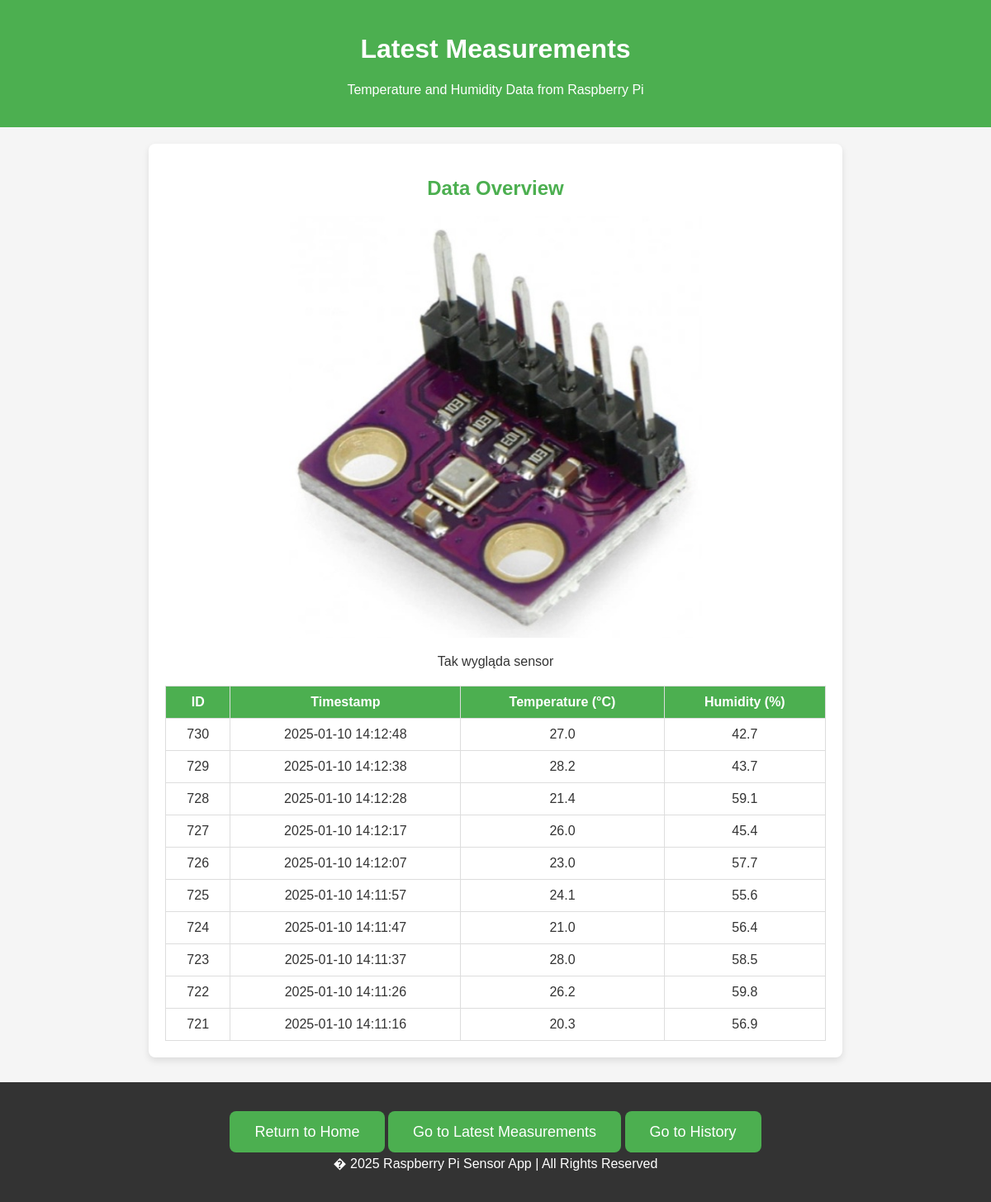
The app's page /measurements_page, older data.
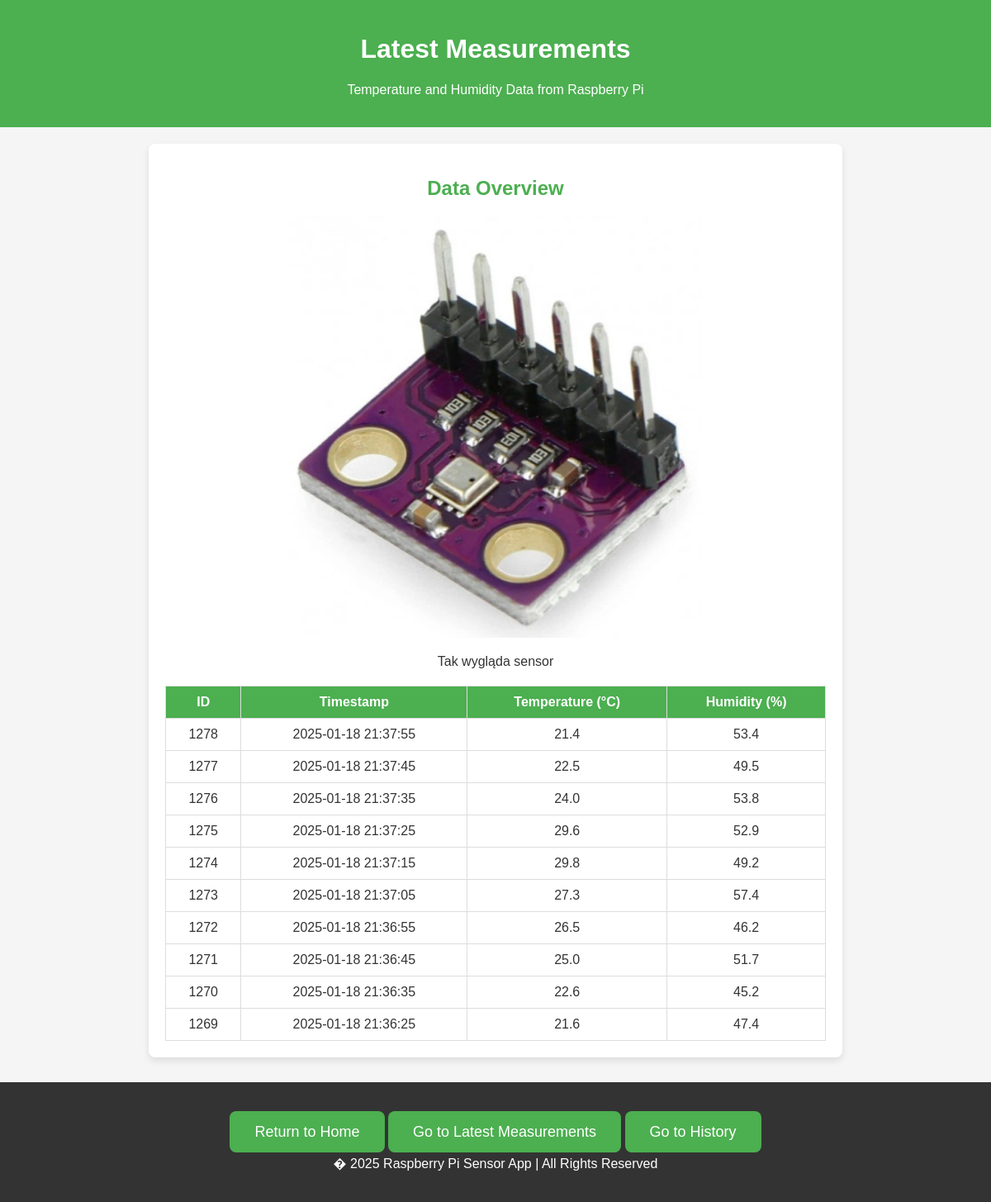
The same page, newer data.
### tables this page shows
CREATE TABLE weather_control (
            id INTEGER PRIMARY KEY AUTOINCREMENT,
            timestamp DATETIME DEFAULT CURRENT_TIMESTAMP,
            temperature REAL,
            humidity REAL
        );

### app.py (the view)
@app.route('/measurements_page')
def measurements_page():
    conn = sqlite3.connect(db_path)
    cursor = conn.cursor()
    cursor.execute("""SELECT * FROM weather_control
                   ORDER BY timestamp DESC LIMIT 10""")
    measurements = cursor.fetchall()
    conn.close()
    return render_template('measurements.html', measurements=measurements)

### templates/measurements.html (shortened to what this page needs)
<!DOCTYPE html>
<html lang="en">
<head>
    <link rel="stylesheet" href="static/css/index.css">
</head>
<body>
    <header>
        <h1 class="welcome-msg">Latest Measurements</h1>
        <p>Temperature and Humidity Data from Raspberry Pi</p>
    </header>
    <div class="container">
        <h2>Data Overview</h2>
        <div class="image-container">
            <img src="static/images/weather.jpg" alt="Weather detector" class="resized-image">
            <p>Tak wygląda sensor</p>
        </div>
        <table>
            <thead>
                <tr>
                    <th>ID</th>
                    <th>Timestamp</th>
                    <th>Temperature (&deg;C)</th>
                    <th>Humidity (%)</th>
                </tr>
            </thead>
            <tbody>
                {% for measurement in measurements %}
                    <tr>
                        <td>{{ measurement[0] }}</td>
                        <td>{{ measurement[1] }}</td>
                        <td>{{ measurement[2] }}</td>
                        <td>{{ measurement[3] }}</td>
                    </tr>
                {% endfor %}
            </tbody>
        </table>
    </div>
    <footer>
        <div class="cta">
            <a href="/" class="button">Return to Home</a>
            <a href="/measurements_page" class="button">Go to Latest Measurements</a>
            <a href="/history_page" class="button">Go to History</a>
        </div>
        <p>� 2025 Raspberry Pi Sensor App | All Rights Reserved</p>
    </footer>
</body>
</html>

Row changes from the older to the newer data that the page shows:
no longer on this page (row unchanged): weather_control: id "730", timestamp "2025-01-10 14:12:48", temperature "27.0", humidity "42.7"
no longer on this page (row unchanged): weather_control: id "729", timestamp "2025-01-10 14:12:38", temperature "28.2", humidity "43.7"
no longer on this page (row unchanged): weather_control: id "728", timestamp "2025-01-10 14:12:28", temperature "21.4", humidity "59.1"
no longer on this page (row unchanged): weather_control: id "727", timestamp "2025-01-10 14:12:17", temperature "26.0", humidity "45.4"
no longer on this page (row unchanged): weather_control: id "726", timestamp "2025-01-10 14:12:07", temperature "23.0", humidity "57.7"
no longer on this page (row unchanged): weather_control: id "725", timestamp "2025-01-10 14:11:57", temperature "24.1", humidity "55.6"
no longer on this page (row unchanged): weather_control: id "724", timestamp "2025-01-10 14:11:47", temperature "21.0", humidity "56.4"
no longer on this page (row unchanged): weather_control: id "723", timestamp "2025-01-10 14:11:37", temperature "28.0", humidity "58.5"
no longer on this page (row unchanged): weather_control: id "722", timestamp "2025-01-10 14:11:26", temperature "26.2", humidity "59.8"
no longer on this page (row unchanged): weather_control: id "721", timestamp "2025-01-10 14:11:16", temperature "20.3", humidity "56.9"
added weather_control: id "1278", timestamp "2025-01-18 21:37:55", temperature "21.4", humidity "53.4"
added weather_control: id "1277", timestamp "2025-01-18 21:37:45", temperature "22.5", humidity "49.5"
added weather_control: id "1276", timestamp "2025-01-18 21:37:35", temperature "24.0", humidity "53.8"
added weather_control: id "1275", timestamp "2025-01-18 21:37:25", temperature "29.6", humidity "52.9"
added weather_control: id "1274", timestamp "2025-01-18 21:37:15", temperature "29.8", humidity "49.2"
added weather_control: id "1273", timestamp "2025-01-18 21:37:05", temperature "27.3", humidity "57.4"
added weather_control: id "1272", timestamp "2025-01-18 21:36:55", temperature "26.5", humidity "46.2"
added weather_control: id "1271", timestamp "2025-01-18 21:36:45", temperature "25.0", humidity "51.7"
added weather_control: id "1270", timestamp "2025-01-18 21:36:35", temperature "22.6", humidity "45.2"
added weather_control: id "1269", timestamp "2025-01-18 21:36:25", temperature "21.6", humidity "47.4"
